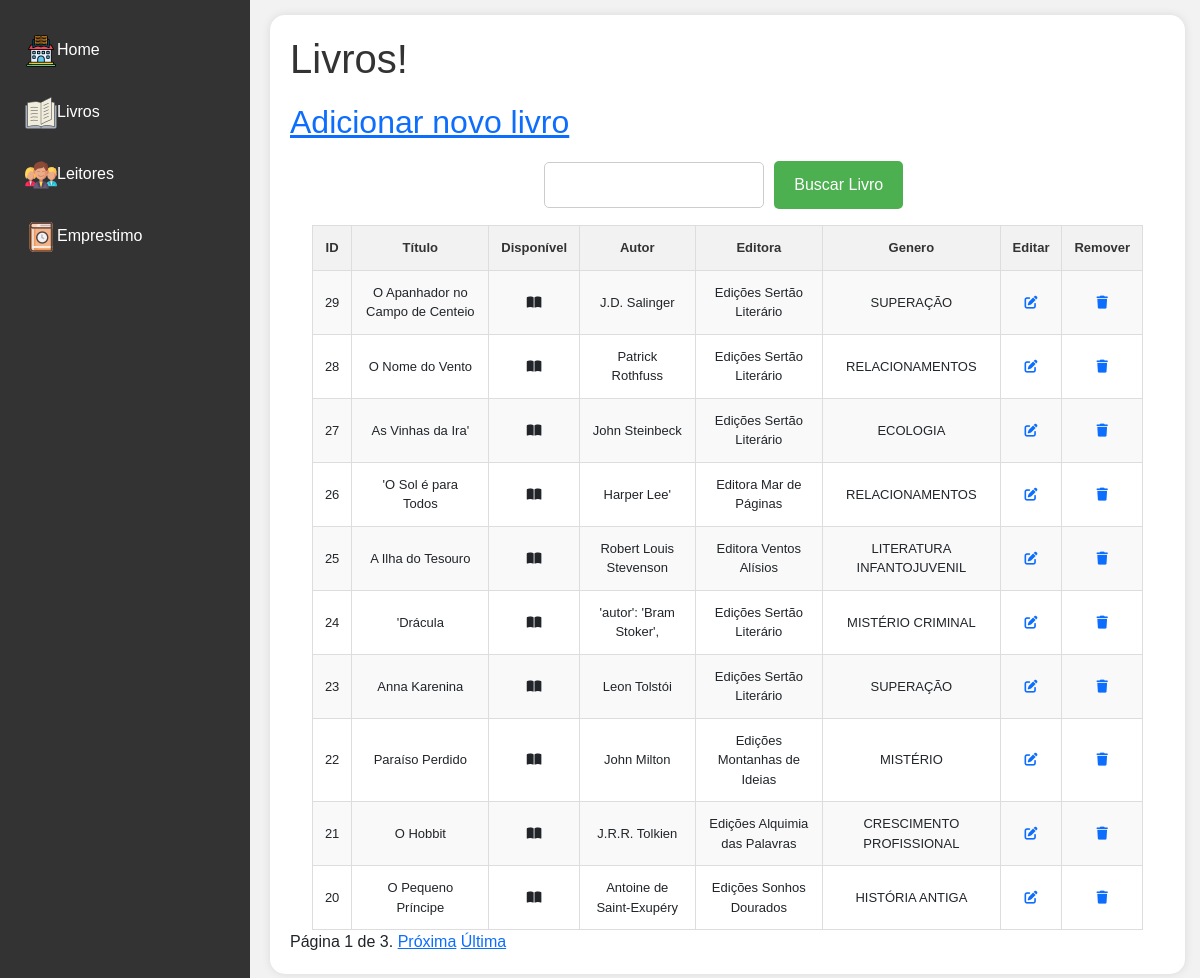
Page /livro/ on the earlier database version.
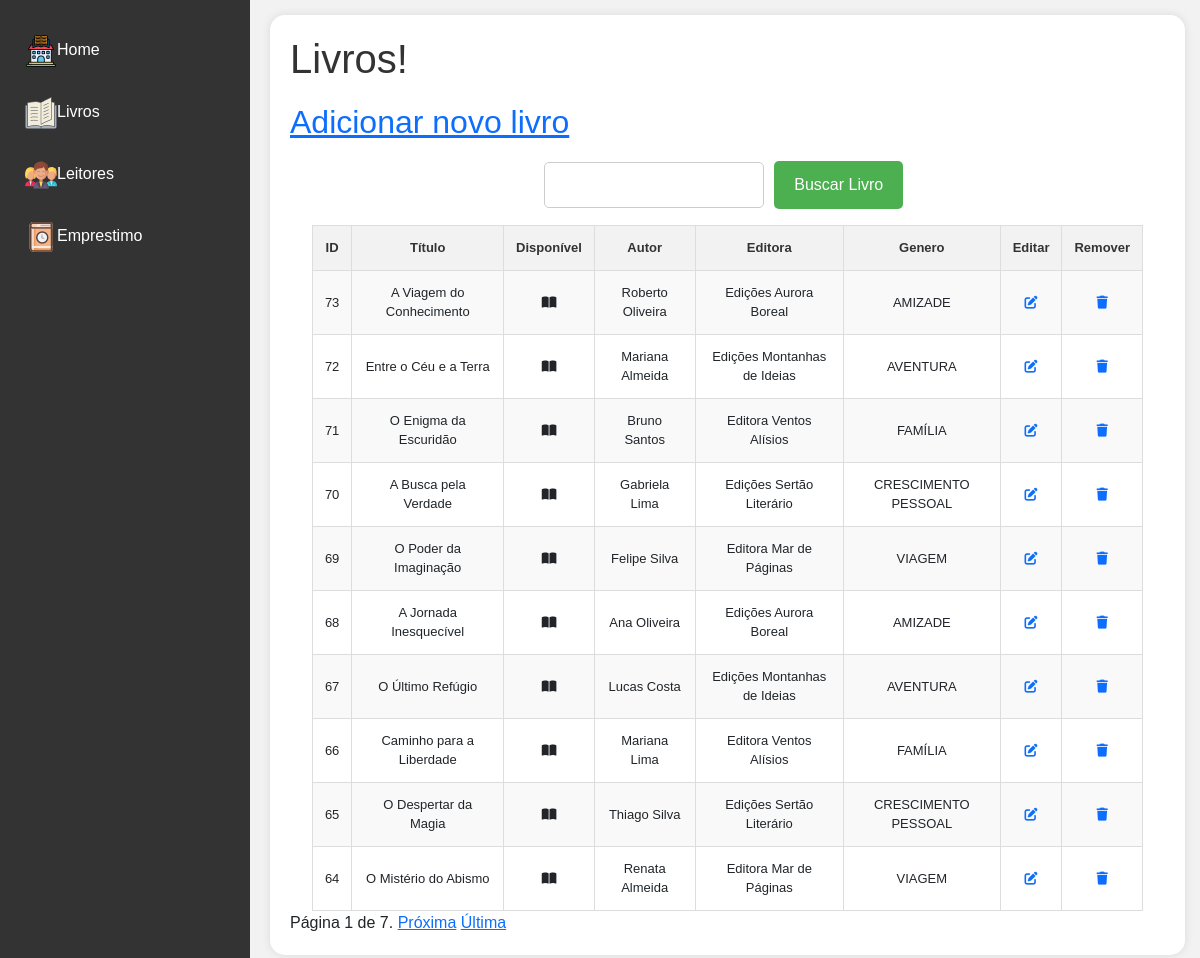
Same page on the later database version.
### core/models.py (models this page shows, shortened)
class Livro(models.Model):
    titulo = models.CharField(max_length=250)
    autor = models.CharField(max_length=250)
    editora = models.ForeignKey(Editora, on_delete=models.SET_NULL, null=True)
    assunto = models.ForeignKey(Assunto, on_delete=models.SET_NULL, null=True)
    numero_paginas = models.IntegerField()
    disponivel = models.BooleanField(default=True)
    dt_cadastramento = models.DateField(auto_now_add=True)
    dt_ataulizacao = models.DateField(auto_now=True)
    class Meta:
        verbose_name = 'Livro'
        verbose_name_plural = 'Livros'

class Editora(models.Model):
    nome = models.CharField(max_length=150)
    uf = models.CharField(max_length=2, choices=ESTADO_UF)
    class Meta:
        verbose_name = 'Editora'
        verbose_name_plural = 'Editoras'
    def __str__(self):
        return self.nome

class Assunto(models.Model):
    assunto = models.CharField(max_length=150)
    class Meta:
        verbose_name = 'Assunto'
        verbose_name_plural = 'Assuntos'
    def __str__(self):
        return self.assunto

### core/views.py (the view)
# urls.py: path('livro/', livro, name='livro'),
def livro(request):
    livros = Livro.objects.order_by('-id')
    paginator = Paginator(livros, 10)
    page_number = request.GET.get("page")
    page_obj = paginator.get_page(page_number)
    context = {
        'livros': page_obj
    }
    return render(request, 'livro.html', context)

### core/templates/livro.html (shortened to what this page needs)
{% extends "base.html" %}
{% block conteudo %}
    <h1>Livros!</h1>
    <h2><a href="{% url 'livro_adicionar' %}">Adicionar novo livro</a></h2>
    <div class="main-search-container">
        <form action="{% url 'buscar_livro' %}" method="get">
            <div class="search-container">
                <input type="search" name="q" id="buscar" value="{{ valor_buscar }}" class="search-input">
                <button type="submit" class="search-button">Buscar Livro</button>
            </div>
        </form>
    </div>
    <div>
        <table>
            <tr>
                <th>ID</th>
                <th>Título</th>
                <th>Disponível</th>
                <th>Autor</th>
                <th>Editora</th>
                <th>Genero</th>
                <th>Editar</th>
                <th>Remover</th>
            </tr>
            {% for livro in livros %}
                <tr>
                    <td>{{livro.id}}</td>
                    <td>{{livro.titulo}}</td>
                    <td>
                        {% if livro.disponivel %}
                            <i class="fa-solid fa-book-open"></i>
                        {% else %}
                            <i class="fa-solid fa-circle-xmark"></i>
                        {% endif %}
                    </td>
                    <td>{{livro.autor}}</td>
                    <td>{{livro.editora}}</td>
                    <td>{{livro.assunto}}</td>
                    <td><a href="{% url 'livro_atualizar' livro.id %}"><i class="fa-solid fa-pen-to-square"></i></a></td>
                    <td><a href="{% url 'livro_deletar' livro.id %}"><i class="fa-solid fa-trash"></i></a></td>
                </tr>
            {% endfor %}
        </table>
        {% if livros %}
            <div class="pagination">
                <span class="step-links">
                    <span class="current">
                        Página {{ livros.number }} de {{ livros.paginator.num_pages }}.
                    </span>
                    {% if livros.has_next %}
                        <a href="?page={{ livros.next_page_number }}&q={{request.GET.q.strip}}">Próxima</a>
                        <a href="?page={{ livros.paginator.num_pages }}&q={{request.GET.q.strip}}">Última</a>
                    {% endif %}
                </span>
            </div>
        {% endif %}
{% endblock conteudo %}

Differences in the rows shown:
no longer on this page (row unchanged): Livro: id "29", titulo "O Apanhador no Campo de Centeio", disponivel True (drawn), autor "J.D. Salinger", editora "Edições Sertão Literário", assunto "SUPERAÇÃO"
no longer on this page (row unchanged): Livro: id "28", titulo "O Nome do Vento", disponivel True (drawn), autor "Patrick Rothfuss", editora "Edições Sertão Literário", assunto "RELACIONAMENTOS"
no longer on this page (row unchanged): Livro: id "27", titulo "As Vinhas da Ira'", disponivel True (drawn), autor "John Steinbeck", editora "Edições Sertão Literário", assunto "ECOLOGIA"
no longer on this page (row edited): Livro: id "26", titulo "'O Sol é para Todos", disponivel True (drawn), autor "Harper Lee'", editora "Editora Mar de Páginas", assunto "RELACIONAMENTOS"
no longer on this page (row unchanged): Livro: id "25", titulo "A Ilha do Tesouro", disponivel True (drawn), autor "Robert Louis Stevenson", editora "Editora Ventos Alísios", assunto "LITERATURA INFANTOJUVENIL"
no longer on this page (row unchanged): Livro: id "24", titulo "'Drácula", disponivel True (drawn), autor "'autor': 'Bram Stoker',", editora "Edições Sertão Literário", assunto "MISTÉRIO CRIMINAL"
no longer on this page (row unchanged): Livro: id "23", titulo "Anna Karenina", disponivel True (drawn), autor "Leon Tolstói", editora "Edições Sertão Literário", assunto "SUPERAÇÃO"
no longer on this page (row unchanged): Livro: id "22", titulo "Paraíso Perdido", disponivel True (drawn), autor "John Milton", editora "Edições Montanhas de Ideias", assunto "MISTÉRIO"
no longer on this page (row unchanged): Livro: id "21", titulo "O Hobbit", disponivel True (drawn), autor "J.R.R. Tolkien", editora "Edições Alquimia das Palavras", assunto "CRESCIMENTO PROFISSIONAL"
no longer on this page (row unchanged): Livro: id "20", titulo "O Pequeno Príncipe", disponivel True (drawn), autor "Antoine de Saint-Exupéry", editora "Edições Sonhos Dourados", assunto "HISTÓRIA ANTIGA"
added Livro: id "73", titulo "A Viagem do Conhecimento", disponivel True (drawn), autor "Roberto Oliveira", editora "Edições Aurora Boreal", assunto "AMIZADE"
added Livro: id "72", titulo "Entre o Céu e a Terra", disponivel True (drawn), autor "Mariana Almeida", editora "Edições Montanhas de Ideias", assunto "AVENTURA"
added Livro: id "71", titulo "O Enigma da Escuridão", disponivel True (drawn), autor "Bruno Santos", editora "Editora Ventos Alísios", assunto "FAMÍLIA"
added Livro: id "70", titulo "A Busca pela Verdade", disponivel True (drawn), autor "Gabriela Lima", editora "Edições Sertão Literário", assunto "CRESCIMENTO PESSOAL"
added Livro: id "69", titulo "O Poder da Imaginação", disponivel True (drawn), autor "Felipe Silva", editora "Editora Mar de Páginas", assunto "VIAGEM"
added Livro: id "68", titulo "A Jornada Inesquecível", disponivel True (drawn), autor "Ana Oliveira", editora "Edições Aurora Boreal", assunto "AMIZADE"
added Livro: id "67", titulo "O Último Refúgio", disponivel True (drawn), autor "Lucas Costa", editora "Edições Montanhas de Ideias", assunto "AVENTURA"
added Livro: id "66", titulo "Caminho para a Liberdade", disponivel True (drawn), autor "Mariana Lima", editora "Editora Ventos Alísios", assunto "FAMÍLIA"
added Livro: id "65", titulo "O Despertar da Magia", disponivel True (drawn), autor "Thiago Silva", editora "Edições Sertão Literário", assunto "CRESCIMENTO PESSOAL"
added Livro: id "64", titulo "O Mistério do Abismo", disponivel True (drawn), autor "Renata Almeida", editora "Editora Mar de Páginas", assunto "VIAGEM"
Other differences:
{{ livros.paginator.num_pages }}: "3" → "7"
